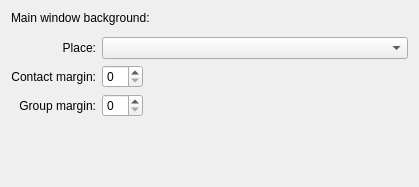
<ui version="4.0" >
 <class>BkgndCfgBase</class>
 <widget class="QWidget" name="BkgndCfgBase" >
  <property name="geometry" >
   <rect>
    <x>0</x>
    <y>0</y>
    <width>419</width>
    <height>187</height>
   </rect>
  </property>
  <property name="windowTitle" >
   <string></string>
  </property>
  <layout class="QGridLayout" >
   <property name="margin" >
    <number>11</number>
   </property>
   <property name="spacing" >
    <number>6</number>
   </property>
   <item row="5" column="0" colspan="2" >
    <layout class="QHBoxLayout" >
     <property name="margin" >
      <number>0</number>
     </property>
     <property name="spacing" >
      <number>6</number>
     </property>
     <item>
      <widget class="LinkLabel" native="1" name="lblLink" />
     </item>
     <item>
      <spacer>
       <property name="orientation" >
        <enum>Qt::Horizontal</enum>
       </property>
       <property name="sizeType" >
        <enum>QSizePolicy::Expanding</enum>
       </property>
       <property name="sizeHint" >
        <size>
         <width>20</width>
         <height>20</height>
        </size>
       </property>
      </spacer>
     </item>
    </layout>
   </item>
   <item row="6" column="1" >
    <spacer>
     <property name="orientation" >
      <enum>Qt::Vertical</enum>
     </property>
     <property name="sizeType" >
      <enum>QSizePolicy::Expanding</enum>
     </property>
     <property name="sizeHint" >
      <size>
       <width>20</width>
       <height>20</height>
      </size>
     </property>
    </spacer>
   </item>
   <item row="4" column="0" >
    <widget class="QLabel" name="TextLabel1_3" >
     <property name="text" >
      <string>Group margin:</string>
     </property>
     <property name="alignment" >
      <set>Qt::AlignRight|Qt::AlignTrailing|Qt::AlignVCenter</set>
     </property>
     <property name="wordWrap" >
      <bool>false</bool>
     </property>
    </widget>
   </item>
   <item row="3" column="0" >
    <widget class="QLabel" name="TextLabel1_2" >
     <property name="text" >
      <string>Contact margin:</string>
     </property>
     <property name="alignment" >
      <set>Qt::AlignRight|Qt::AlignTrailing|Qt::AlignVCenter</set>
     </property>
     <property name="wordWrap" >
      <bool>false</bool>
     </property>
    </widget>
   </item>
   <item row="1" column="0" colspan="2" >
    <widget class="EditFile" native="1" name="edtPicture" />
   </item>
   <item row="0" column="0" colspan="2" >
    <widget class="QLabel" name="TextLabel1" >
     <property name="text" >
      <string>Main window background:</string>
     </property>
     <property name="alignment" >
      <set>Qt::AlignLeading|Qt::AlignLeft|Qt::AlignVCenter</set>
     </property>
     <property name="wordWrap" >
      <bool>false</bool>
     </property>
    </widget>
   </item>
   <item row="3" column="1" >
    <layout class="QHBoxLayout" >
     <property name="margin" >
      <number>0</number>
     </property>
     <property name="spacing" >
      <number>6</number>
     </property>
     <item>
      <widget class="QSpinBox" name="spnContact" >
       <property name="maximum" >
        <number>20</number>
       </property>
      </widget>
     </item>
     <item>
      <spacer>
       <property name="orientation" >
        <enum>Qt::Horizontal</enum>
       </property>
       <property name="sizeType" >
        <enum>QSizePolicy::Expanding</enum>
       </property>
       <property name="sizeHint" >
        <size>
         <width>20</width>
         <height>20</height>
        </size>
       </property>
      </spacer>
     </item>
    </layout>
   </item>
   <item row="4" column="1" >
    <layout class="QHBoxLayout" >
     <property name="margin" >
      <number>0</number>
     </property>
     <property name="spacing" >
      <number>6</number>
     </property>
     <item>
      <widget class="QSpinBox" name="spnGroup" >
       <property name="maximum" >
        <number>20</number>
       </property>
      </widget>
     </item>
     <item>
      <spacer>
       <property name="orientation" >
        <enum>Qt::Horizontal</enum>
       </property>
       <property name="sizeType" >
        <enum>QSizePolicy::Expanding</enum>
       </property>
       <property name="sizeHint" >
        <size>
         <width>20</width>
         <height>20</height>
        </size>
       </property>
      </spacer>
     </item>
    </layout>
   </item>
   <item row="2" column="0" >
    <widget class="QLabel" name="TextLabel2" >
     <property name="text" >
      <string>Place:</string>
     </property>
     <property name="alignment" >
      <set>Qt::AlignRight|Qt::AlignTrailing|Qt::AlignVCenter</set>
     </property>
     <property name="wordWrap" >
      <bool>false</bool>
     </property>
    </widget>
   </item>
   <item row="2" column="1" >
    <widget class="QComboBox" name="cmbPosition" />
   </item>
  </layout>
 </widget>
 <customwidgets>
  <customwidget>
   <class>EditFile</class>
   <extends>QWidget</extends>
   <header>editfile.h</header>
  </customwidget>
  <customwidget>
   <class>LinkLabel</class>
   <extends>QWidget</extends>
   <header>linklabel.h</header>
  </customwidget>
 </customwidgets>
 <resources/>
 <connections/>
</ui>
